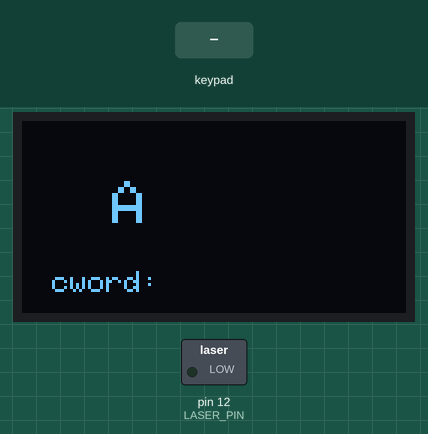
The sketch below on a simulated Arduino Uno, built with avr-gcc and run on an emulated ATmega328P. Shown: 128×64 one-colour display, switched loads named in the sketch (green lamp = pin HIGH). Inputs (shaded band) come from the test bench. What the sketch prints to the serial monitor is not drawn.

Above: at 1.2 s.
1.3 s: keypad keys 5 4 3 2 A pressed 0.4 s apart
At 4.9 s:
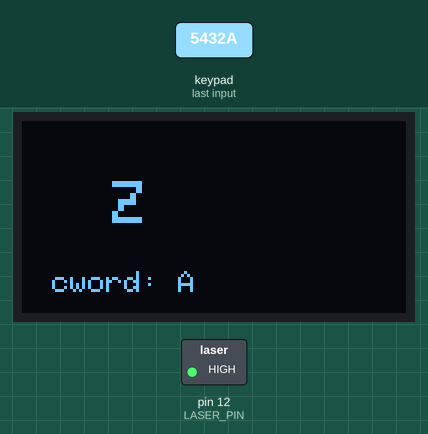
5.2 s: keypad keys 5 4 3 2 # pressed 0.4 s apart
At 10.01 s:
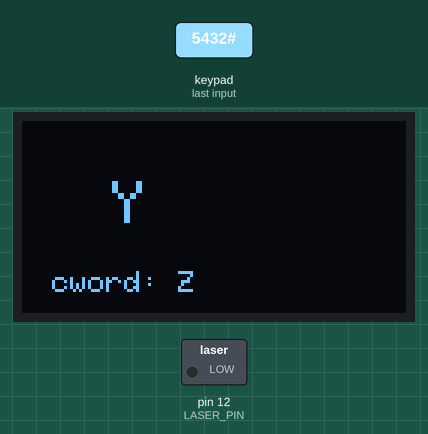
10.2 s: key '2' pressed
At 10.9 s:
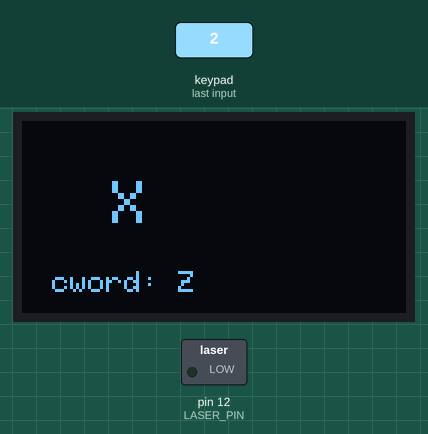
11.7 s: keypad keys 5 4 3 2 * pressed 0.4 s apart
At 14.2 s:
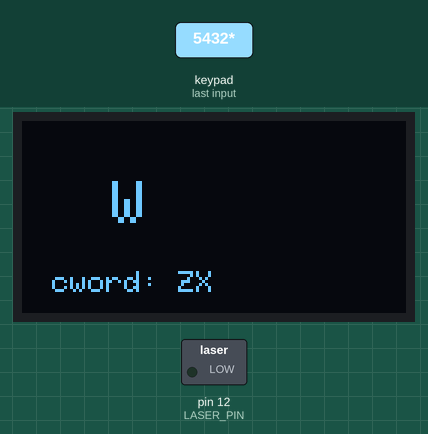
15.2 s: keypad keys 5 4 3 2 D pressed 0.4 s apart
At 16.7 s:
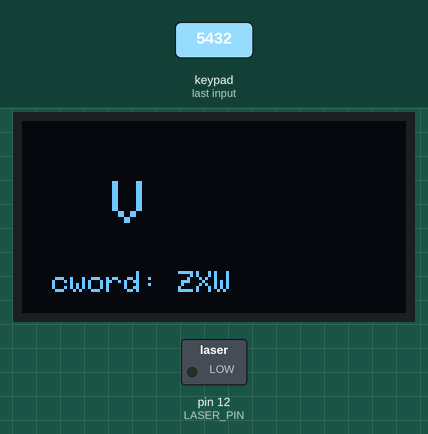
18.7 s: keypad keys 1 3 9 7 A pressed 0.4 s apart
At 21.0 s:
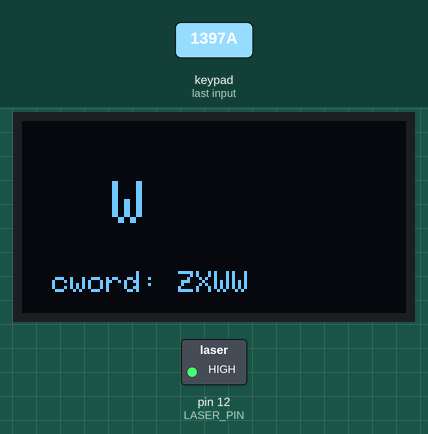
Timing chart, 0 to 52.6 s (numbered marks = the images above; inputs shaded):
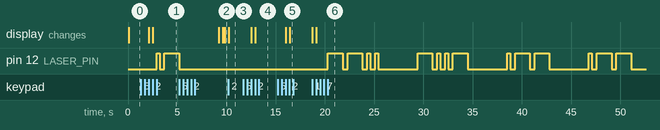

The sketch:

FINALTRANSMITTER.ino
```cpp
#include <Wire.h>
#include <Adafruit_GFX.h>
#include <Adafruit_SSD1306.h>
#include <Keypad.h>

#define SCREEN_WIDTH 128
#define SCREEN_HEIGHT 64
#define OLED_RESET    -1
#define LASER_PIN 12

Adafruit_SSD1306 display(SCREEN_WIDTH, SCREEN_HEIGHT, &Wire, OLED_RESET);

const byte ROW_NUM = 4;
const byte COLUMN_NUM = 4;

char keys[ROW_NUM][COLUMN_NUM] = {
  {'1', '2', '3', 'A'},  // '1' = Move forward, '2' = Move backward, '3' = Confirm letter, 'A' = Transmit cword
  {'4', '5', '6', 'B'},
  {'7', '8', '9', 'C'},
  {'*', '0', '#', 'D'}
};

byte pin_rows[ROW_NUM] = {9, 8, 7, 6};
byte pin_column[COLUMN_NUM] = {5, 4, 3, 2};

Keypad keypad = Keypad(makeKeymap(keys), pin_rows, pin_column, ROW_NUM, COLUMN_NUM);

char alphabet[] = "ABCDEFGHIJKLMNOPQRSTUVWXYZ";
int index = 0;
String cword = "";

void setup() {
  Serial.begin(9600);
  Wire.begin();
  pinMode(LASER_PIN, OUTPUT);
  digitalWrite(LASER_PIN, LOW);

  if (!display.begin(SSD1306_SWITCHCAPVCC, 0x3C)) {
    Serial.println(F("SSD1306 allocation failed"));
    while (true);
  }

  display.clearDisplay();
  display.display();
  updateDisplay();
}

void updateDisplay() {
  display.clearDisplay();
  display.setTextSize(2);
  display.setTextColor(SSD1306_WHITE);
  display.setCursor(30, 20);
  display.print(alphabet[index]);

  display.setTextSize(1);
  display.setCursor(10, 50);
  display.print("cword: ");
  display.print(cword);

  display.display();
}

void sendMorse(String text) {
  for (char c : text) {
    String morseCode = getMorse(c);
    Serial.print("Sending Morse for: ");
    Serial.println(c);
    for (char m : morseCode) {
      if (m == '.') {
        digitalWrite(LASER_PIN, HIGH);
        delay(300);  // Short dot duration (300ms)
      } else if (m == '-') {
        digitalWrite(LASER_PIN, HIGH);
        delay(1500); // Longer dash duration (1500ms)
      }
      digitalWrite(LASER_PIN, LOW);
      delay(500);  // Standard gap between symbols (500ms)
    }
    delay(3500);  // Gap between characters (2000ms, after each letter)
  }
}


String getMorse(char letter) {
  switch (letter) {
    case 'A': return ".-";
    case 'B': return "-...";
    case 'C': return "-.-.";
    case 'D': return "-..";
    case 'E': return ".";
    case 'F': return "..-.";
    case 'G': return "--.";
    case 'H': return "....";
    case 'I': return "..";
    case 'J': return ".---";
    case 'K': return "-.-";
    case 'L': return ".-..";
    case 'M': return "--";
    case 'N': return "-.";
    case 'O': return "---";
    case 'P': return ".--.";
    case 'Q': return "--.-";
    case 'R': return ".-.";
    case 'S': return "...";
    case 'T': return "-";
    case 'U': return "..-";
    case 'V': return "...-";
    case 'W': return ".--";
    case 'X': return "-..-";
    case 'Y': return "-.--";
    case 'Z': return "--..";
    default: return "";
  }
}

void loop() {
  char key = keypad.getKey();
  if (key) {
    Serial.print("Key Pressed: ");
    Serial.println(key);
    if (key == '1') {
      index = (index + 1) % 26;
      updateDisplay();
    }
    if (key == '2') {
      index = (index - 1 + 26) % 26;
      updateDisplay();
    }
    if (key == '3') {
      cword += alphabet[index];
      updateDisplay();
    }
    if (key == 'A') {
      sendMorse(cword);
      cword = "";
      updateDisplay();
    }
  }
}
```

Measured:
- after the input at 1.3 s, pin 12 (LASER_PIN): LOW → HIGH after 1.6 s, → LOW 0.30 s later, → HIGH 0.50 s later; the display: first changes after 0.83 s (image 1 shows a later state)
- after the input at 5.2 s, the display: first differs from a run without the input after 4.4 s (image 2 shows a later state)
- after the input at 10.2 s, the display: changes at once (image 3)
- after the input at 11.7 s, the display: first changes after 0.83 s (image 4 shows a later state)
- after the input at 15.2 s, the display: first changes after 0.83 s (image 5 shows a later state)
- after the input at 18.7 s, pin 12 (LASER_PIN): LOW → HIGH after 1.6 s, → LOW 1.5 s later, → HIGH 0.50 s later, → LOW 1.5 s later, … (28 changes in this stretch); the display: first changes at once (image 6 shows a later state)
